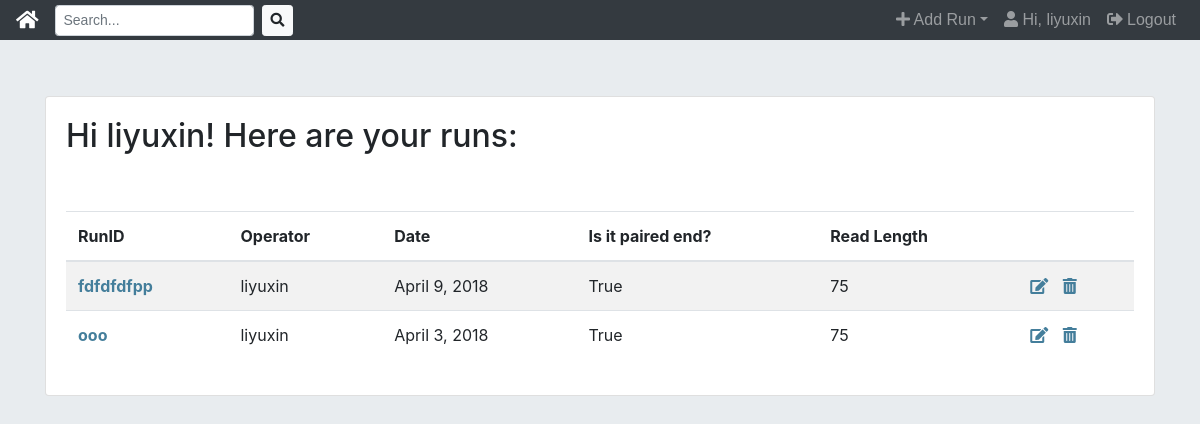
The app's page /nextseq_app/ (signed in), older data.
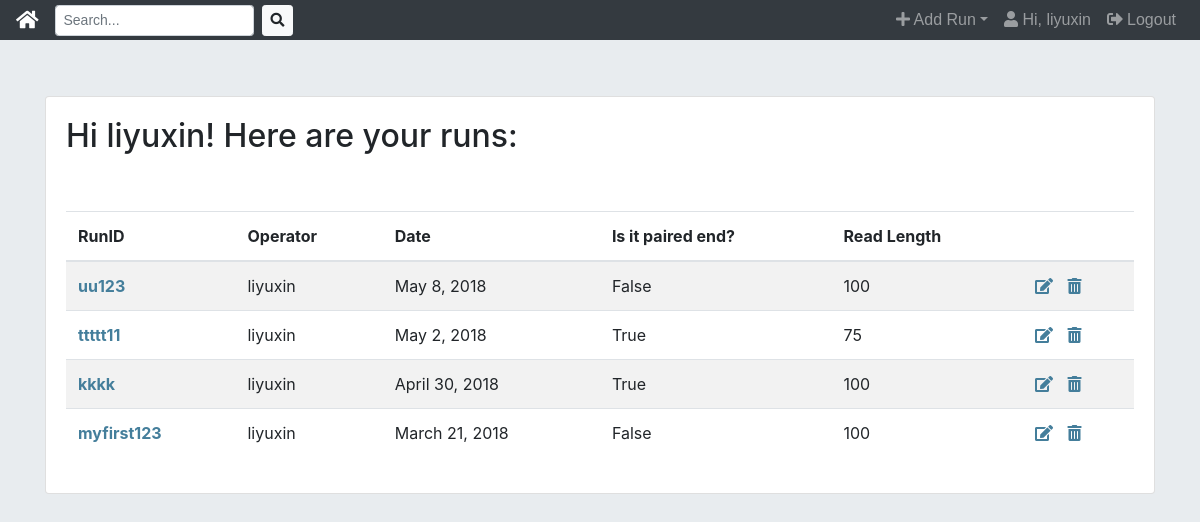
The same page, newer data.
### nextseq_app/models.py (models this page shows, shortened)
class RunInfo(models.Model):
	runid = models.CharField(max_length=200)
	operator = models.ForeignKey(User, on_delete=models.CASCADE)
	date = models.DateField('I did this run on...',help_text='Please enter like this: 2018-04-30')
	is_pe = models.BooleanField('Is it paired-end?', default=True)
	reads_length = models.IntegerField(default=75)
	class Meta:
		ordering = ['-date']

### nextseq_app/views.py (the view)
# urls.py: path('', views.IndexView,name='index'),
@login_required
def IndexView(request):
	RunInfo_list = RunInfo.objects.filter(operator=request.user)
	return render(request, 'nextseq_app/index.html', {'RunInfo_list': RunInfo_list})

### nextseq_app/templates/nextseq_app/index.html
{% extends 'nextseq_app/base.html' %}
{% block body %}
<br />
<br />
<br />
<br />
<div class="container">
    <div class="card">
    <div class="card-body">
<h2> Hi {{ user.username }}!  Here are your runs:</h2>
<br />
<br />
<table class="table table-striped table-lg" >
  <thead>
    <tr>
      <th scope="col">RunID</th>
      <th scope="col">Operator</th>
      <th scope="col">Date</th>
      <th scope="col">Is it paired end?</th>
      <th scope="col">Read Length</th>
      <th scope="col"></th>
    </tr>
  </thead>
  <tbody>
  	{% for Run in RunInfo_list %}
    <tr>
      <td><a style="color:#447e9b; font-weight:bold" href="{% url 'nextseq_app:rundetail' Run.pk %}"> {{ Run.runid }} </a></td>
      <td>{{ Run.operator }}</td>
      <td>{{ Run.date|date }}</td>
      <td>{{ Run.is_pe }}</td>
      <td>{{ Run.reads_length }}</td>
      <td>
      	<a style="color:#447e9b; letter-spacing:10px;" href="{% url 'nextseq_app:run_update' Run.id %}"><i class="fas fa-edit"></i></a>
      	<a style="color:#447e9b;" href="{% url 'nextseq_app:run_delete' Run.id %}"><i class="fas fa-trash-alt"></i></a>
      </td>
    </tr>
    {% empty %}
    <li>No Runs yet.</li>
    {% endfor %}
  </tbody>
</table>
</div>
</div>
</div>
{% endblock %}

### nextseq_app/templates/nextseq_app/base.html (shortened to what this page needs)
<!doctype html>
<html lang="en">
  <head>
    {% load static %}
    <link rel="stylesheet" type="text/css" href="{% static 'nextseq_app/style.css' %}"/>
    <link rel="stylesheet" href="https://stackpath.bootstrapcdn.com/bootstrap/4.1.1/css/bootstrap.min.css">
    <link rel="stylesheet" href="https://use.fontawesome.com/releases/v5.0.12/css/all.css">
  </head>
  <body>
    <nav class="navbar navbar-expand-sm navbar-dark bg-dark fixed-top">
      <a class="navbar-brand " href="{% url 'nextseq_app:home' %}"><i class="fas fa-home" style="font-size:20px;"></i></a>
      <div class="collapse navbar-collapse" id="navbarSupportedContent">
        <ul class="navbar-nav mr-auto">
          <form class="form-inline my-2 my-lg-0" method='GET' action="{% url 'nextseq_app:home' %}">
            <input class="form-control form-control-sm mr-sm-2" type="search" placeholder="Search..." aria-label="Search" name="q" value='{{request.GET.q}}'>
            <button class="btn btn-sm btn-light" type="submit" value="Search"><i class="fas fa-search"></i></button>
          </form>
        </ul>
        <ul class="navbar-nav ml-auto">
          <li class="nav-item dropdown">
            <a class="nav-link dropdown-toggle" href="#" id="navbarDropdownMenuLink" data-toggle="dropdown" aria-haspopup="true" aria-expanded="false"><i class="fas fa-plus"></i> Add Run</a>
          </li>
          <li class="nav-item">
            <a class="nav-link" href="{% url 'nextseq_app:index' %}"><i class="fas fa-user"></i> Hi, {{ user.username }}</a>
          </li>
          <li class="nav-item">
            <a class="nav-link" href="{% url 'nextseq_app:logout' %}"><i class="fas fa-sign-out-alt"></i> Logout</a>
          </li>
        </ul>
      </div>
    </nav>
  {% block body %}
  {% endblock %}
  </body>
</html>

### nextseq_app/static/nextseq_app/style.css (style rules this page uses)
body { background: white url("bg2.png"); }
.navbar { border-radius: 0; font-size: 16px; height: 40px; font-family: "Trebuchet MS", Helvetica, sans-serif; }

Row changes from the older to the newer data that the page shows:
removed RunInfo: runid "fdfdfdfpp", operator "liyuxin", date "April 9, 2018", is_pe "True", reads_length "75"
removed RunInfo: runid "ooo", operator "liyuxin", date "April 3, 2018", is_pe "True", reads_length "75"
added RunInfo: runid "uu123", operator "liyuxin", date "May 8, 2018", is_pe "False", reads_length "100"
added RunInfo: runid "ttttt11", operator "liyuxin", date "May 2, 2018", is_pe "True", reads_length "75"
added RunInfo: runid "kkkk", operator "liyuxin", date "April 30, 2018", is_pe "True", reads_length "100"
added RunInfo: runid "myfirst123", operator "liyuxin", date "March 21, 2018", is_pe "False", reads_length "100"
